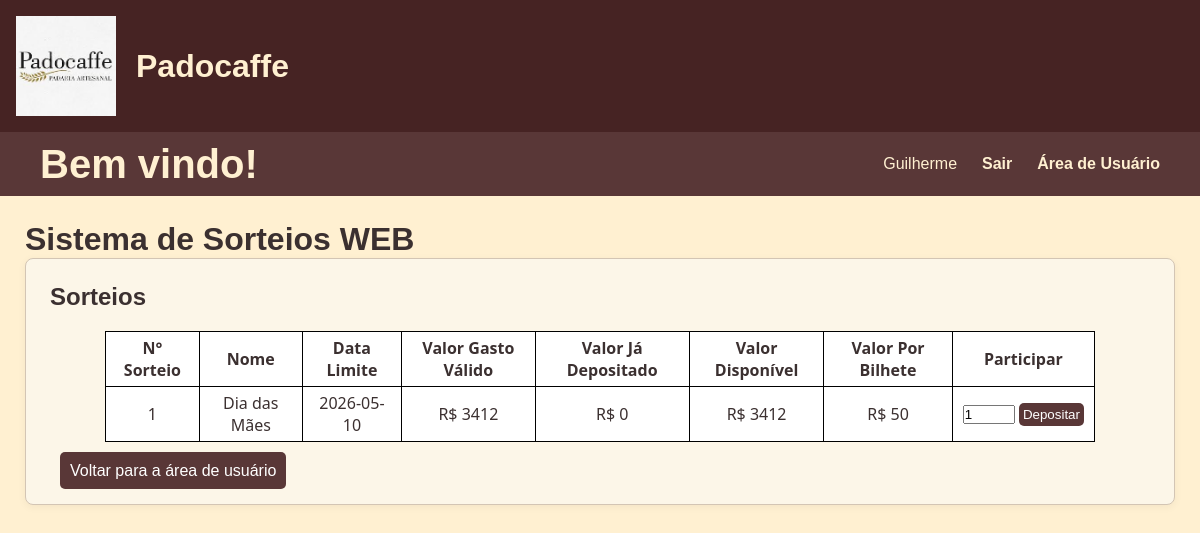
The page /participar_sorteio (signed in) on the database its author committed.
### tables this page shows
CREATE TABLE usuario (
  id_usuario INTEGER PRIMARY KEY AUTOINCREMENT,
  username TEXT UNIQUE NOT NULL,
  password TEXT NOT NULL,
  CPF INTEGER NOT NULL,
  celular INTEGER NOT NULL
);

CREATE TABLE sorteio (
  id_sorteio INTEGER PRIMARY KEY AUTOINCREMENT,
  nome TEXT UNIQUE NOT NULL,
  data_inicial TIMESTAMP NOT NULL,
  data_limite TIMESTAMP NOT NULL,
  valor_por_bilhete DECIMAL(10,2) NOT NULL,
  realizado BOOLEAN DEFAULT 0,
  id_bilhete_sorteado INTEGER DEFAULT NULL,
  FOREIGN KEY (id_bilhete_sorteado) REFERENCES bilhete(id_bilhete),
  CHECK ((NOT realizado) OR id_bilhete_sorteado)
);

### flaskr/usuario.py (the view, shortened to what this page needs)
@bp.route('/participar_sorteio', methods=('GET','POST'))
@usuario_required
def participar_sorteio():
    id_usuario = session["user_id"]
    db = get_db()
    with current_app.open_resource('query_usuario.sql') as f:
        sorteios = db.execute(f.read().decode('utf8'),(id_usuario,id_usuario,)).fetchall()
    if request.method == 'GET':
        if sorteios:
            return render_template('usuario/participar_sorteio.html',sorteios=sorteios,sorteios_abertos=True)
        else:
            return render_template('usuario/participar_sorteio.html',get=True,sorteios_abertos=False)

### flaskr/auth.py (called while the page is built, shortened)
@bp.before_app_request
def load_logged_in_user():
    user_id = session.get("user_id")
    auth_type = session.get("auth_type")
    if user_id is None:
        g.admin = None
        g.usuario = None
    elif auth_type == "usuario":
        db = get_db()
        g.usuario = db.execute(
            "SELECT id_usuario, username, password FROM usuario WHERE id_usuario = ?",
            (user_id,)
        ).fetchone()
        g.admin = None

def usuario_required(view):
    @functools.wraps(view)
    def wrapped_view(**kwargs):
        if g.usuario is None:
            return redirect(url_for("auth.login_usuario"))
        return view(**kwargs)
    return wrapped_view

### flaskr/db.py (called while the page is built)
def get_db():
    if 'db' not in g:
        g.db = sqlite3.connect(DB_PATH)
        g.db.row_factory = sqlite3.Row
    return g.db

### flaskr/templates/usuario/participar_sorteio.html (shortened to what this page needs)
{% extends 'base.html' %}
{% block content %}
    <h2 style="margin-bottom: 20px;">Sorteios</h2>
    <div>
        {% if sorteios_abertos %}
            <table>
                <tr>
                    <th>N° Sorteio</th>
                    <th>Nome</th>
                    <th>Data Limite</th>
                    <th>Valor Gasto Válido</th>
                    <th>Valor Já Depositado</th>
                    <th>Valor Disponível</th>
                    <th>Valor Por Bilhete</th>
                    <th>Participar</th>
                </tr>
                {% for sorteio in sorteios %}
                    <tr>
                        <td>{{sorteio.id_sorteio}}</td>
                        <td>{{sorteio.nome_sorteio}}</td>
                        {%if sorteio.data_limite=="2999-01-01"%}
                            <td>-</td>
                        {% else %}
                            <td>{{sorteio.data_limite}}</td>
                        {% endif %}
                        <td>R$ {{sorteio.total_comprado}}</td>
                        <td>R$ {{sorteio.valor_convertido}}</td>
                        <td>R$ {{sorteio.total_comprado - sorteio.valor_convertido}}</td>
                        <td>R$ {{sorteio.valor_por_bilhete}}</td>
                        <td>
                            {%if sorteio.pode_depositar %}
                                <form class="formulario" style="margin: 0px" method="post" disabled>
                                        <nobr><input type="number" style="min-width: 50px; margin-bottom: 0px" value="1" id="quantidade_bilhetes" name="quantidade_bilhetes" min="1" max={{(sorteio.total_comprado - sorteio.valor_convertido)//sorteio.valor_por_bilhete}}>
                                        <button class="depositar-button" type="submit">Depositar</button></nobr>
                                    {% else %}
                                        <nobr><input disabled type="number" style="min-width: 50px; margin-bottom: 0px" value="0" min="0" max="0">
                                        <button class="depositar-button" type="submit" disabled>Depositar</button></nobr>
                                    {% endif %}
                            </form>
                        </td>
                    </tr>
                {% endfor %}
            </table>
        {% else %}
        <p style="margin: 10px;">No momento não há nenhum sorteio aberto</p>
        {% endif %}
        <a href="{{ url_for('usuario.index_usuario') }}" class="return-button">Voltar para a área de usuário</a>
    </div>
{% endblock %}

### flaskr/templates/base.html (shortened to what this page needs)
<!doctype html>
<html lang="pt-br">
  <head>
    <link rel="stylesheet" href="{{ url_for('static', filename='style.css') }}">
  </head>
  <body>
    <header class="main-header">
        <img src="{{ url_for('static', filename='img/padocaffe imagem.jpeg') }}" alt="Logomarca da Empresa Padocaffe" style="height: 100px;">
        <h1>Padocaffe</h1>
    </header>
    <nav class="navbar">
      <h1>Bem vindo!</h1>
      <ul>
        {% if g.admin %}
            <li><span>{{ g.admin['username'] }}</span></li>
            <li><a class="navbar-item" href="{{ url_for('auth.logout_admin') }}">Sair</a></li>
            <li><a class="navbar-item" href="{{ url_for('admin.index_admin') }}">Área de Administrador</a></li>
        {% else %}
          {% if g.usuario %}
            <li><span>{{ g.usuario['username'] }}</span></li>
            <li><a class="navbar-item" href="{{ url_for('auth.logout_usuario') }}">Sair</a></li>
            <li><a class="navbar-item" href="{{ url_for('usuario.index_usuario') }}">Área de Usuário</a></li>
          {% else %}
            <li><a class="navbar-item" href="{{ url_for('auth.login_admin') }}">Área de Administrador</a></li>
            <li><a class="navbar-item" href="{{ url_for('auth.index') }}">Voltar ao Início</a></li>
          {% endif %}
        {% endif %}
      </ul>
    </nav>
    <main>
      <div style="display: flex; align-items: center; gap: 12px;">
        <h1 style="margin: 0;">Sistema de Sorteios WEB</h1>
      </div>
      <section class="content">
      {% block content %}{% endblock %}
      </section>
    </main>
  </body>
</html>

### flaskr/static/style.css (style rules this page uses)
* { margin: 0; padding: 0; box-sizing: border-box; }
body { background-color: #FFF0D1; color: #3B3030; font-family: Arial, Helvetica, sans-serif; }
a { color: #664343; text-decoration: none; }
.main-header { background-color: #462323; padding: 1rem; display: flex; align-items: center; gap: 20px; color: #FFF0D1; }
.navbar { width: 100%; height: 4rem; background-color: #593737; display: flex; justify-content: space-between; align-items: center; }
.navbar h1 { margin-left: 2.5rem; font-size: 2.5rem; color: #FFF0D1; }
.navbar ul { margin-right: 2.5rem; list-style: none; display: flex; align-items: center; gap: 25px; }
.navbar li { color: #FFF0D1; display: inline-flex; justify-content: space-evenly; }
.navbar-item { color: #FFF0D1; line-height: 50px; text-decoration: none; font-weight: bold; font-family: Arial, Helvetica, sans-serif; }
.formulario { display: flex; flex-direction: column; gap: 10px; max-width: 400px; }
.return-button { text-decoration: none; background-color: #593737; color: white; padding: 10px; border-radius: 5px; margin: 10px; }
.depositar-button { padding: 4px; background-color: #593737; color: white; border: none; border-radius: 5px; }
table { border: 1px solid black; margin: 10px auto; margin-bottom: 20px; width: 90%; background-color: white; color: #3B3030; border-collapse: collapse; font-family:'Segoe UI', Tahoma, Geneva, Verdana, sans-serif; }
td { border: 1px solid black; margin: 0px; padding: 5px 10px; background-color: white; text-align: center; }
th { border: 1px solid black; margin: 0px; padding: 5px 10px; background-color: #ffffff; text-align: center; }
main { padding: 25px; }
.content { background-color: #fcf6e8; padding: 1.5rem; border: 1px solid #d3c5b4; border-radius: 8px; box-shadow: 0 2px 8px rgba(0,0,0,0.05); }
.content:last-child { margin-bottom: 0; }
.content form { margin: 1em 0; display: flex; flex-direction: column; }
.content input, .content textarea { margin-bottom: 1em; }

### rows shown on the page
usuario: usuario.username "Guilherme"
sorteio: id_sorteio "1", nome_sorteio "Dia das Mães", data_limite "2026-05-10", total_comprado "3412", valor_convertido "0", valor_por_bilhete "50"
